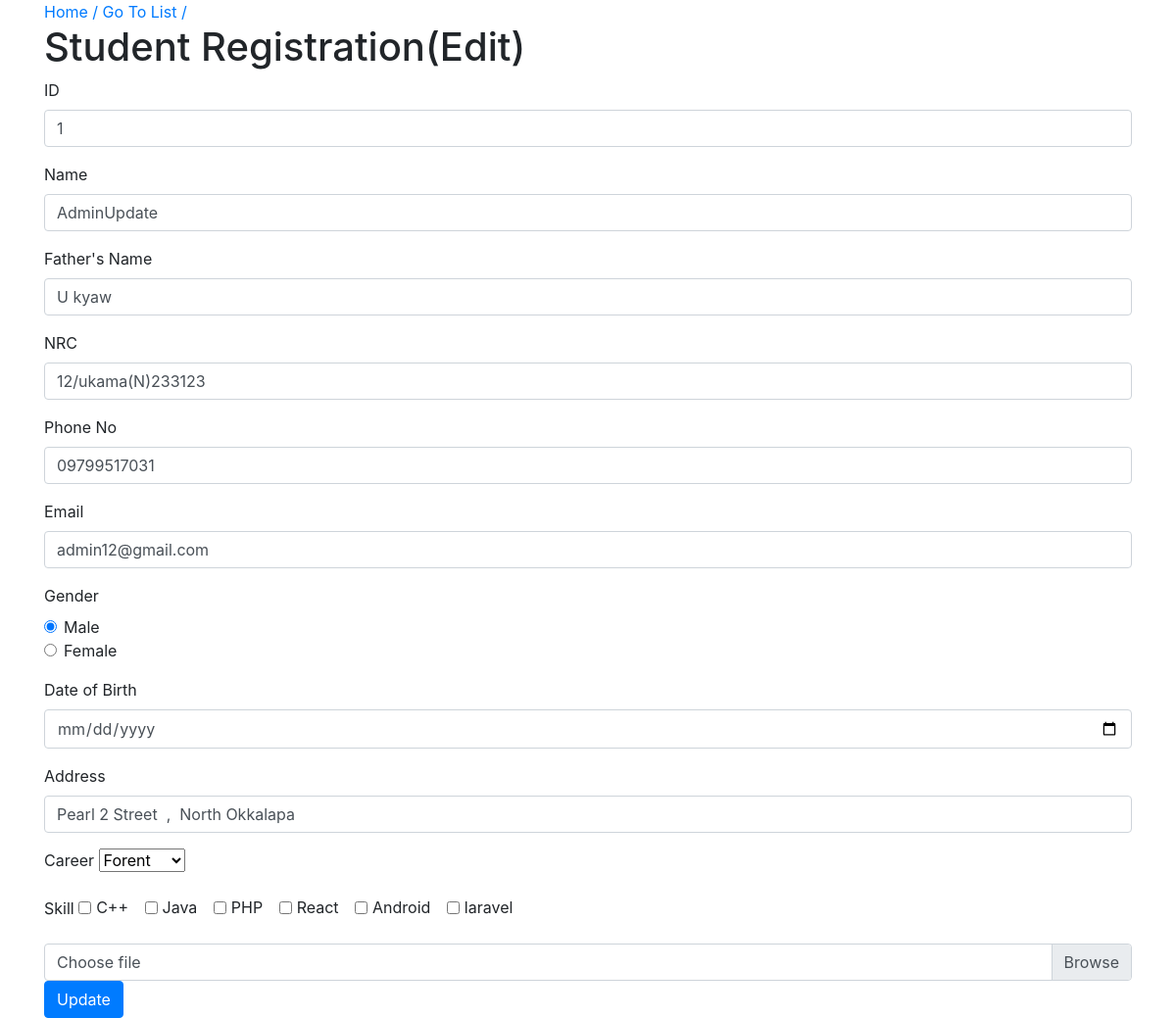
Page /edit.php on the committed database.
### tables this page shows
CREATE TABLE `student_register` (
  `id` int(11) NOT NULL,
  `student_id` int(11) NOT NULL,
  `name` varchar(50) NOT NULL,
  `father_name` varchar(50) NOT NULL,
  `nrc` varchar(50) NOT NULL,
  `phone_no` varchar(20) NOT NULL,
  `email` varchar(30) NOT NULL,
  `gender` int(11) NOT NULL,
  `date_of_birth` date NOT NULL,
  `address` varchar(100) NOT NULL,
  `career` int(11) NOT NULL,
  `skill` varchar(50) NOT NULL,
  `flag` int(11) NOT NULL,
  `file` varchar(255) NOT NULL,
  `created_at` date NOT NULL DEFAULT current_timestamp(),
  `updated_at` date NOT NULL DEFAULT current_timestamp()
);

### edit.php (the view, shortened to what this page needs)
<!DOCTYPE html>
<html lang="en">
<head>
    <link rel="stylesheet" href="https://cdn.jsdelivr.net/npm/bootstrap@4.0.0/dist/css/bootstrap.min.css">
</head>
<body>
<?php
require "conn.php";
$sql_query = "SELECT * FROM student_register";
if($result = $conn->query($sql_query)){
    if(mysqli_num_rows($result) > 0){
      $row = mysqli_fetch_array($result);
      $id = $row['id'];
      $name = $row['name'];
      $father_name = $row['father_name'];
      $nrc = $row['nrc'];
      $phone_no = $row['phone_no'];
      $email = $row['email'];
      $gender = $row['gender'];
      $date_of_birth = $row['date_of_birth'];
      $address = $row['address'];
      $career = $row['career'];
      $skill = $row['skill'];
    }
}
?>
<div class="container" my="2">
    <div>
        <a href="index.php">Home /</a>
        <a href="list.php">Go To List /</a>
    </div>
    <h1>Student Registration(Edit)</h1>
    <form action="<?php echo $_SERVER['PHP_SELF']; ?>" method="POST">
        <div class="form-group">
            <label for="id">ID</label>
            <input type="text" class="form-control" id="id"  name="id" value="<?php echo $id; ?>">
        </div>
        <div class="form-group">
            <label for="name">Name</label>
            <input type="text" class="form-control" id="name" name="name" value="<?php echo $name; ?>">
        </div>
        <div class="form-group">
            <label for="fatherName">Father's Name</label>
            <input type="text" class="form-control" id="fatherName" name="fatherName" value="<?php echo $father_name; ?>">
        </div>
        <div class="form-group">
            <label for="nrc">NRC</label>
            <input type="text" class="form-control" id="nrc" name="nrc" value="<?php echo $nrc; ?>">
        </div>
        <div class="form-group">
            <label for="phone">Phone No</label>
            <input type="text" class="form-control" id="phone" name="phone" value="<?php echo $phone_no; ?>">
        </div>
        <div class="form-group">
            <label for="email">Email</label>
            <input type="text" class="form-control" id="email" name="email" value="<?php echo $email; ?>">
        </div>
        <div class="form-group">
        <label for="gender">Gender</label>
            <div class="form-check">
                <input class="form-check-input" type="radio" name="gender" value="0" <?php if ($gender == '0') echo "checked"; ?> onchange="validateRadio('img_sex');">
                <label class="form-check-label" for="">
                    Male
                </label>
            </div>
            <div class="form-check">
                <input class="form-check-input" type="radio" name="gender" value="1" <?php if ($gender == '1') echo "checked"; ?> onchange="validateRadio('img_sex');" >
                <label class="form-check-label" for="">
                   Female
                </label>
            </div>
        </div>
        <div class="form-group">
            <label for="dob">Date of Birth</label>
            <input type="date" class="form-control" id="dob" name="dob" value="<?php echo $date_of_birth; ?>">
        </div>
        <div class="form-group">
            <label for="address">Address</label>
            <input type="text" class="form-control" id="address" name="address" value="<?php echo $address; ?>">
        </div>
        <div class="form-group">
            <label for="career">Career</label>
            <select class="form-select" aria-label="Default select example" name="career" value="<?php echo $career; ?>">
                <option value="1">Forent</option>
            </select>
        </div>
        <div class="form-group">
            <label for="">Skill</label>
            <?php print_r($skill); ?>
            <div class="form-check form-check-inline">
                <input class="form-check-input" type="checkbox" id="inlineCheckbox1" value="1" name="skill" <?php if ($skill == '1') echo "checked"; ?>>
                <label class="form-check-label" for="inlineCheckbox1">C++</label>
            </div>
            <div class="form-check form-check-inline">
                <input class="form-check-input" type="checkbox" id="inlineCheckbox2" value="2" name="skill" <?php if ($skill == '2') echo "checked"; ?>>
                <label class="form-check-label" for="inlineCheckbox2">Java</label>
            </div>
            <div class="form-check form-check-inline">
                <input class="form-check-input" type="checkbox" id="inlineCheckbox3" value="3" name="skill" <?php if ($skill == '3') echo "checked"; ?>>
                <label class="form-check-label" for="inlineCheckbox3">PHP</label>
            </div>
            <div class="form-check form-check-inline">
                <input class="form-check-input" type="checkbox" id="inlineCheckbox3" value="4" name="skill" <?php if ($skill == '4') echo "checked"; ?>>
                <label class="form-check-label" for="inlineCheckbox3">React</label>
            </div>
            <div class="form-check form-check-inline">
                <input class="form-check-input" type="checkbox" id="inlineCheckbox3" value="5" name="skill" <?php if ($skill == '5') echo "checked"; ?>>
                <label class="form-check-label" for="inlineCheckbox3">Android</label>
            </div>
            <div class="form-check form-check-inline">
                <input class="form-check-input" type="checkbox" id="inlineCheckbox3" value="6" name="skill" <?php if ($skill == '6') echo "checked"; ?>>
                <label class="form-check-label" for="inlineCheckbox3">laravel</label>
            </div>
        </div>
        <div class="custom-file">
            <label class="custom-file-label" for="file">Choose file</label>
        </div>
        <button type="submit" name="submit" class="btn btn-primary">Update</button>
    </form>
</div>
</body>
</html>

### rows in the picture
student_register: id "1", name "AdminUpdate", fatherName "U kyaw", nrc "12/ukama(N)233123", phone "09799517031", email "admin12@gmail.com", gender "☑", address "Pearl 2 Street , North Okkalapa", career "Forent"
